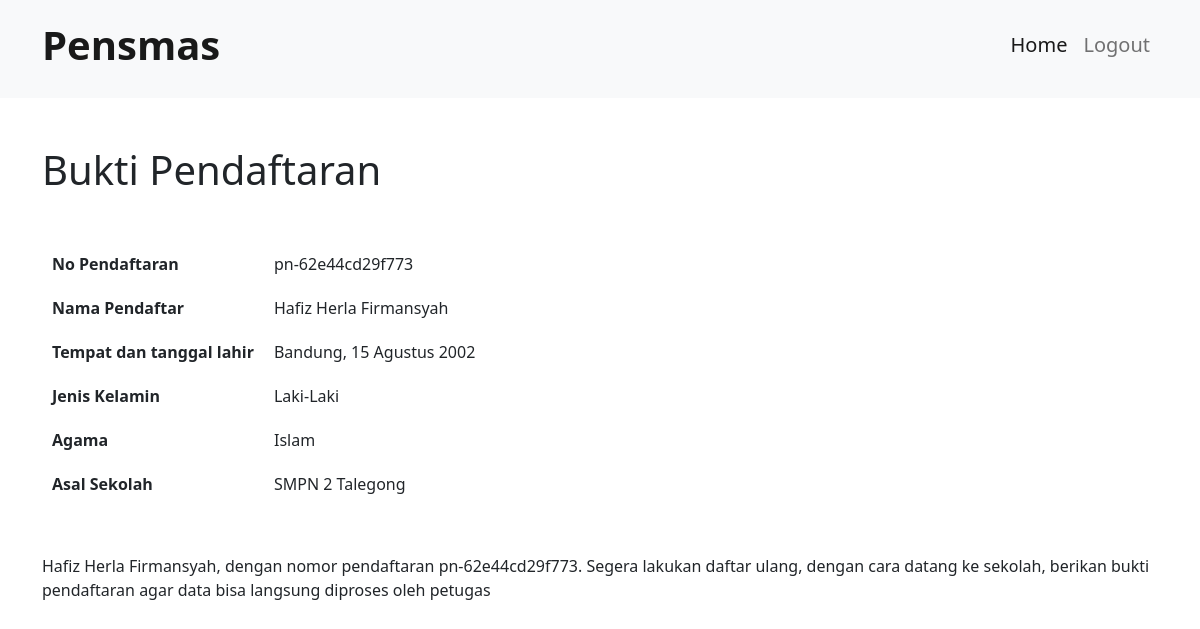
The page /pendaftar/view.php (signed in) on the database its author committed.
### tables this page shows
CREATE TABLE `pendaftar` (
  `nisn` varchar(10) NOT NULL,
  `no_pendaftar` varchar(20) NOT NULL,
  `nama_lengkap` varchar(50) NOT NULL,
  `ttl` varchar(30) DEFAULT NULL,
  `jenis_kelamin` enum('Laki-Laki','Perempuan') DEFAULT NULL,
  `agama` varchar(20) DEFAULT NULL,
  `alamat` varchar(100) DEFAULT NULL,
  `no_telp` varchar(15) DEFAULT NULL,
  `email` varchar(50) NOT NULL,
  `password` varchar(30) NOT NULL,
  `asal_sekolah` varchar(50) DEFAULT NULL,
  `nama_orangtua` varchar(50) DEFAULT NULL
);

### pendaftar/view.php (the view, shortened to what this page needs)
<?php
	$db = dbConnect();
	$sesi = $_SESSION['nisn'];
	$selectPendaftar = "SELECT * FROM pendaftar WHERE nisn = '$sesi'";
	$executePendaftar = $db->query($selectPendaftar);
	$assoc = $executePendaftar->fetch_assoc();
?>
<!DOCTYPE html>
<html>
<head>
	<link href="https://cdn.jsdelivr.net/npm/bootstrap@5.0.2/dist/css/bootstrap.min.css" rel="stylesheet">
</head>
<body>
	<nav class="navbar navbar-expand-lg navbar-light bg-light pt-3 pb-3">
	  <div class="container">
	    <a class="navbar-brand" href="#">
	      <h1>
	        <b>Pensmas</b>
	      </h1>
	    </a>
	    <div class="collapse navbar-collapse" id="navbarSupportedContent">
	      <ul class="navbar-nav ms-auto mb-2 mb-lg-0">
	        <li class="nav-item">
	          <a class="nav-link active" aria-current="page" href="index.php"><h5>Home</h5></a>
	        </li>
	        <li class="nav-item">
	          <a class="nav-link" href="logout.php"><h5>Logout</h5></a>
	        </li>
	      </ul>
	    </div>
	  </div>
	</nav>
	<div class="container">
		<div class="mt-5 mb-3">
			<div class="jd-pensmas mb-3 mt-5">
				<h1>
					Bukti Pendaftaran
				</h1>
			</div>
			<div class="mt-5">
				<table cellpadding="10">
					<tr>
						<th>No Pendaftaran</th>
						<td><?= $assoc['no_pendaftar']?></td>
					</tr>
					<tr>
						<th>Nama Pendaftar</th>
						<td><?= $assoc['nama_lengkap']?></td>
					</tr>
					<tr>
						<th>Tempat dan tanggal lahir</th>
						<td><?= $assoc['ttl']?></td>
					</tr>
					<tr>
						<th>Jenis Kelamin</th>
						<td><?= $assoc['jenis_kelamin']?></td>
					</tr>
					<tr>
						<th>Agama</th>
						<td><?= $assoc['agama']?></td>
					</tr>
					<tr>
						<th>Asal Sekolah</th>
						<td><?= $assoc['asal_sekolah']?></td>
					</tr>
				</table>
			</div>
			<div class="mt-5 mb-5">
				<p>
					<?= $assoc['nama_lengkap']?>, dengan nomor pendaftaran <?= $assoc['no_pendaftar']?>. Segera lakukan daftar ulang, dengan cara datang ke sekolah, berikan bukti pendaftaran agar data bisa langsung diproses oleh petugas
				</p>
			</div>
		</div>
	</div>
</body>
</html>

### rows shown on the page
pendaftar: no_pendaftar "pn-62e44cd29f773", nama_lengkap "Hafiz Herla Firmansyah", ttl "Bandung, 15 Agustus 2002", jenis_kelamin "Laki-Laki", agama "Islam", asal_sekolah "SMPN 2 Talegong"
